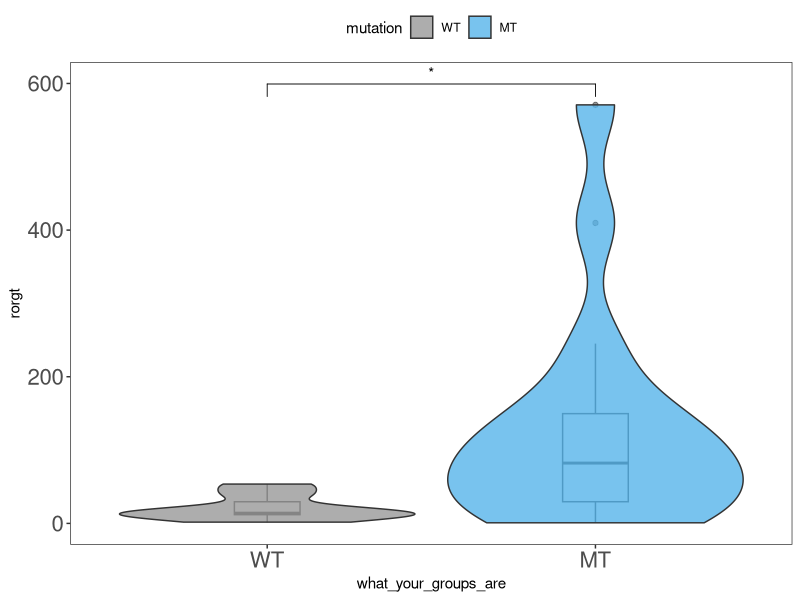

Generate this figure with R: (Note: this script raises an error after producing the figure.)
# Jack playing around scripts 2 #

library(ggpubr)
library(ggplot2)

raw_data <- read.csv("all_mt_vs_wt.csv")

cbcols <- c("WT" = "#999999",
            "MT" = "#56B4E9")

my_comparisons <- list(c("WT", "MT"))
raw_data$mutation <- factor(raw_data$mutation, levels = c("WT", "MT"))


pdf("./Test_Export/t1.pdf", height = 6, width = 6)
temp_plot <- ggplot(raw_data, aes(x = mutation, y = rorgt)) +
  geom_boxplot(alpha = 0.5, width = 0.2) + 
  geom_violin(aes(mutation, fill = mutation),
              scale = "width", alpha = 0.8) +
  scale_fill_manual(values = cbcols) +
  labs(x = "what_your_groups_are", y = "rorgt") +
  theme_bw() +
  theme(axis.text = element_text(size = 16)) +
  theme(panel.grid.major = element_blank(), panel.grid.minor = element_blank()) +
  theme(legend.direction = "horizontal", legend.position = "top") + 
  stat_compare_means(comparisons = my_comparisons,
                     label = "p.signif", method = "wilcox.test")

temp_plot
dev.off()

raw_data$mutation <- as.character(raw_data$mutation)
View(raw_data)
str(raw_data)
DF <- factor(c(WT, MT))
DF <- factor(groups)


